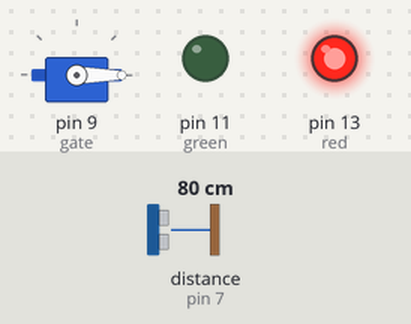
Recording of a sketch running on a simulated Arduino Uno, built with avr-gcc and run on an emulated ATmega328P. Parts: servo, output pins drawn as LEDs (lit = HIGH). Wiring (inferred from the names in the program): ultrasonic range finder: trigger pin 7; echo pin 7. The inputs (shaded band) are chosen by the test bench; at power-on: distance to the obstacle (sensor on pin 7) 80 cm. The echo pulse lasts 58.3 µs per cm.

Above: at 1.2 s.
1.3 s: distance to the obstacle (sensor on pin 7) set to 13 cm
2.8 s: distance to the obstacle (sensor on pin 7) set to 10 cm
At 3.7 s:
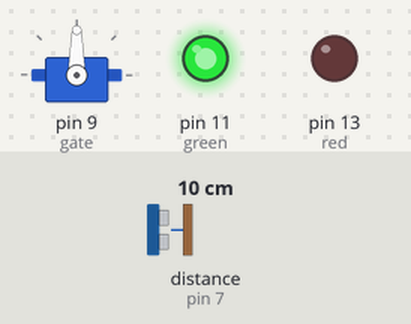
Timing chart, 0 to 5.8 s (numbered marks = the images above; inputs shaded):
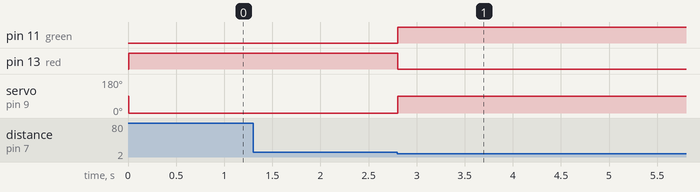

Measured:
- the behaviour switches between 12 and 11 cm on distance to the obstacle (sensor on pin 7) (found by bisection; images 0 and 1)
- after the input at 1.3 s, every drawn part: stays the same
- after the input at 2.8 s, pin 11 (green): LOW → HIGH at once; pin 13 (red): HIGH → LOW at once; servo on pin 9 (gate): 0° → 90° at once

The sketch:

automatic-parking-gate.ino
```cpp
#include <Servo.h>
int red=13;
int green=11;
int sigpin=7;
unsigned long sigpin_value;
int distance;

Servo gate;

void setup(){
  gate.attach(9);
  pinMode(red,OUTPUT);
  pinMode(green,OUTPUT);

}

void loop(){

  pinMode(sigpin,OUTPUT);
  digitalWrite(sigpin,LOW);
  delayMicroseconds(2);
  digitalWrite(sigpin,HIGH);
  delayMicroseconds(5);
  digitalWrite(sigpin,LOW);

  pinMode(sigpin,INPUT);
  sigpin_value=pulseIn(sigpin,HIGH);
  distance=sigpin_value/58;

  if(distance<=10){
    digitalWrite(red,LOW);
    digitalWrite(green,HIGH);
    gate.write(90);
    delay(5000);
  }
  else{
    digitalWrite(red,HIGH);
    digitalWrite(green,LOW);
    gate.write(0);
  }

}
```
